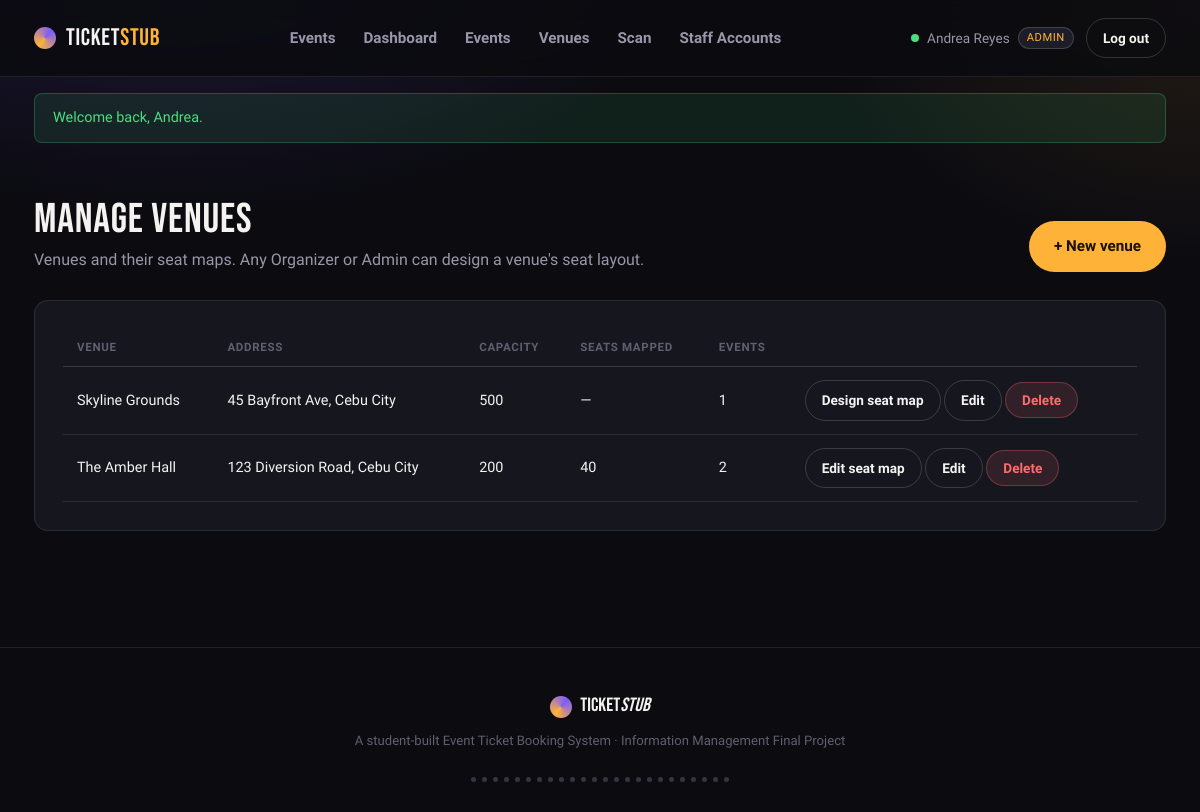
Page /staff/venues.php (signed in) on the committed database.
### tables this page shows
CREATE TABLE Venues (
    Venue_ID     INT AUTO_INCREMENT PRIMARY KEY,
    Venue_Name   VARCHAR(150) NOT NULL,
    Address      VARCHAR(255) NOT NULL,
    Max_Capacity INT NOT NULL
);

### includes/auth.php (called while the page is built, shortened)
<?php
function base_url(string $path = ''): string {
    $script = $_SERVER['SCRIPT_NAME'] ?? '/index.php';
    $root = $script;
    foreach (['/staff/', '/customer/'] as $marker) {
        $pos = strpos($script, $marker);
        if ($pos !== false) { $root = substr($script, 0, $pos); break; }
    }
    return $root . $path;
}

### includes/functions.php (called while the page is built, shortened)
<?php
function e(?string $value): string {
    return htmlspecialchars($value ?? '', ENT_QUOTES, 'UTF-8');
}

### staff/venues.php (the view, shortened to what this page needs)
<?php
require_once __DIR__ . '/../includes/auth.php';
require_once __DIR__ . '/../includes/functions.php';
$db = get_db();
$venues = $db->query(
    "SELECT v.*,
            (SELECT COUNT(*) FROM Seats s WHERE s.Venue_ID = v.Venue_ID) AS seat_count,
            (SELECT COUNT(*) FROM Events e WHERE e.Venue_ID = v.Venue_ID) AS event_count
     FROM Venues v
     ORDER BY v.Venue_Name"
)->fetchAll();
require_once __DIR__ . '/../includes/header.php';
?>
<section class="section">
  <div class="wrap">
    <div class="section-head">
      <div>
        <h2>Manage venues</h2>
        <p>Venues and their seat maps. Any Organizer or Admin can design a venue's seat layout.</p>
      </div>
      <a class="btn btn-primary" href="<?= base_url('/staff/venue-form.php') ?>">+ New venue</a>
    </div>
    <?php if (!$venues): ?>
      <div class="empty-state">
        <h2>No venues yet</h2>
        <p>Create a venue, then design its seat map before adding a reserved-seating event.</p>
        <a class="btn btn-primary" href="<?= base_url('/staff/venue-form.php') ?>">+ New venue</a>
      </div>
    <?php else: ?>
      <div class="panel">
        <table class="data-table">
          <thead><tr><th>Venue</th><th>Address</th><th>Capacity</th><th>Seats mapped</th><th>Events</th><th></th></tr></thead>
          <tbody>
            <?php foreach ($venues as $v): ?>
              <tr>
                <td><?= e($v['Venue_Name']) ?></td>
                <td><?= e($v['Address']) ?></td>
                <td><?= (int)$v['Max_Capacity'] ?></td>
                <td><?= (int)$v['seat_count'] ?: '—' ?></td>
                <td><?= (int)$v['event_count'] ?></td>
                <td style="white-space:nowrap;">
                  <a class="btn btn-ghost btn-sm" href="<?= base_url('/staff/venue-seatmap.php?venue_id=' . $v['Venue_ID']) ?>">
                    <?= (int)$v['seat_count'] ? 'Edit seat map' : 'Design seat map' ?>
                  </a>
                  <a class="btn btn-ghost btn-sm" href="<?= base_url('/staff/venue-form.php?id=' . $v['Venue_ID']) ?>">Edit</a>
                  <form method="post" style="display:inline;" onsubmit="return confirm('Delete this venue? This cannot be undone.');">
                    <button type="submit" class="btn btn-danger btn-sm" <?= (int)$v['event_count'] ? 'disabled title="Remove this venue\'s events first"' : '' ?>>Delete</button>
                  </form>
                </td>
              </tr>
            <?php endforeach; ?>
          </tbody>
        </table>
      </div>
    <?php endif; ?>
  </div>
</section>
<?php require_once __DIR__ . '/../includes/footer.php'; ?>

### assets/css/style.css (style rules this page uses)
:root { --bg: #0B0B10; --surface: #16161F; --surface-raised:#1D1D29; --surface-hover: #23222F; --border: rgba(255,255,255,0.09); --border-strong: rgba(255,255,255,0.16); --text: #F5F3EF; --text-muted: #9A96AA; --text-faint: #625E70; --amber: #FFB238; --amber-dim: #C98A22; --violet: #7C5CFC; --violet-dim: #5B3FD6; --success: #4ADE80; --danger: #FF6B6B; --font-display: 'Bebas Neue', sans-serif; --font-body: 'Work Sans', system-ui, sans-serif; --font-mono: 'IBM Plex Mono', monospace; --radius: 14px; --radius-sm: 8px; --shadow-lift: 0 12px 32px rgba(0,0,0,0.45); }
* { box-sizing: border-box; }
html { scroll-behavior: smooth; }
body { margin: 0; background: var(--bg); background-image: radial-gradient(ellipse 900px 500px at 15% -10%, rgba(124,92,252,0.18), transparent 60%), radial-gradient(ellipse 700px 500px at 100% 0%, rgba(255,178,56,0.10), transparent 55%); color: var(--text); font-family: var(--font-body); line-height: 1.5; -webkit-font-smoothing: antialiased; }
.wrap { max-width: 1180px; margin: 0 auto; padding: 0 24px; }
a { color: inherit; text-decoration: none; }
h1,h2,h3,h4 { font-family: var(--font-display); font-weight: 400; letter-spacing: 0.02em; margin: 0 0 8px; }
h2 { font-size: clamp(1.8rem, 3.6vw, 2.6rem); line-height: 1; }
p { color: var(--text-muted); margin: 0 0 12px; }
.btn { display: inline-flex; align-items: center; justify-content: center; gap: 8px; font-family: var(--font-body); font-weight: 600; font-size: 0.95rem; padding: 13px 24px; border-radius: 999px; border: 1px solid transparent; cursor: pointer; transition: transform .15s ease, background .15s ease, border-color .15s ease; white-space: nowrap; }
.btn-primary { background: var(--amber); color: #1a1206; }
.btn-ghost { background: transparent; border-color: var(--border-strong); color: var(--text); }
.btn-sm { padding: 9px 16px; font-size: 0.85rem; }
.btn-danger { background: rgba(255,107,107,0.12); color: var(--danger); border-color: rgba(255,107,107,0.3); }
.section { padding: 56px 0; }
.section-head { display: flex; align-items: flex-end; justify-content: space-between; margin-bottom: 28px; gap: 16px; flex-wrap: wrap; }
.section-head p { margin: 0; }
.panel { background: var(--surface); border: 1px solid var(--border); border-radius: var(--radius); padding: 28px; }
table.data-table { width: 100%; border-collapse: collapse; font-size: 0.9rem; }
.data-table th { text-align: left; font-size: 0.72rem; text-transform: uppercase; letter-spacing: 0.06em; color: var(--text-faint); padding: 10px 14px; border-bottom: 1px solid var(--border-strong); }
.data-table td { padding: 13px 14px; border-bottom: 1px solid var(--border); color: var(--text); }

### rows in the picture
venues: Venue_Name "Skyline Grounds", Address "45 Bayfront Ave, Cebu City", Max_Capacity "500", seat_count "—", event_count "1", shows "Design seat map"
venues: Venue_Name "The Amber Hall", Address "123 Diversion Road, Cebu City", Max_Capacity "200", seat_count "40", event_count "2", shows "Edit seat map"

### other values in the picture
$_SESSION['user_name'] "Andrea Reyes"
current_role() "ADMIN"
$flash_success "Welcome back, Andrea."
